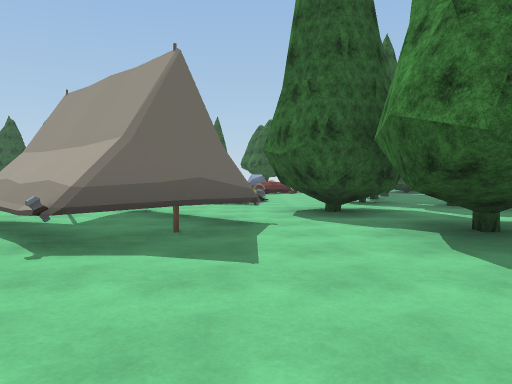
view 1 (above)

24 first-person views from a walk through a 3-D level made in the Unity game engine. The camera is 1.3 m above the floor, tilts 2° down and sees 70° across. The floor is counted in squares, 2 m on a side. Each view is taken from the middle of a square. On the plan, view 1 faces up. The plan holds only what a view shows up to about 11 squares ahead; the rest is blank. The place goes on beyond the plan. The player character is not drawn. Some surface patterns are stand-ins.

view 2
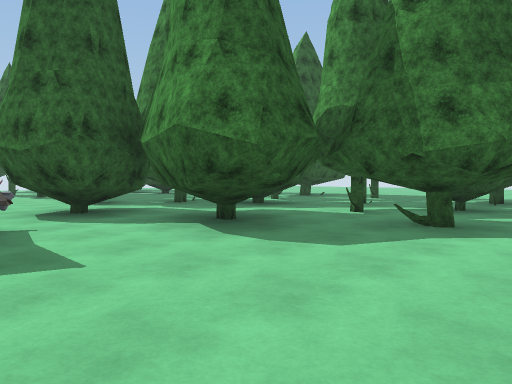

view 3
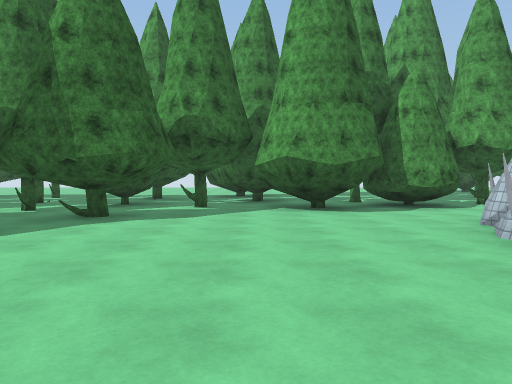

view 4
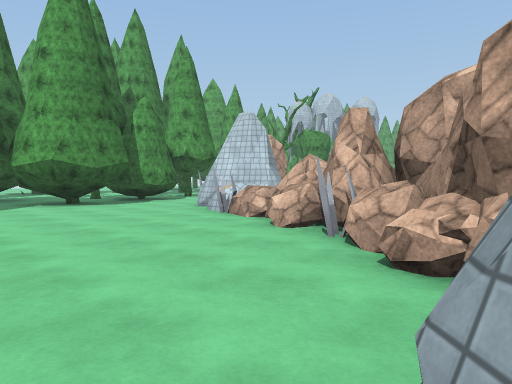

view 5
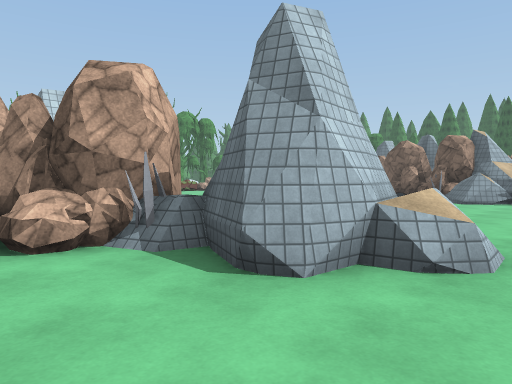

view 6
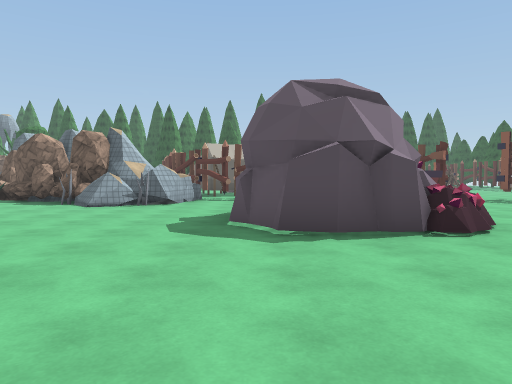

view 7
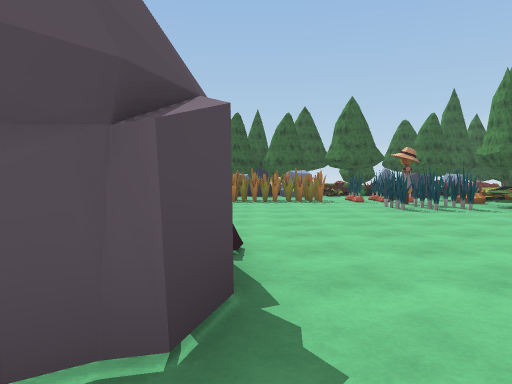

view 8
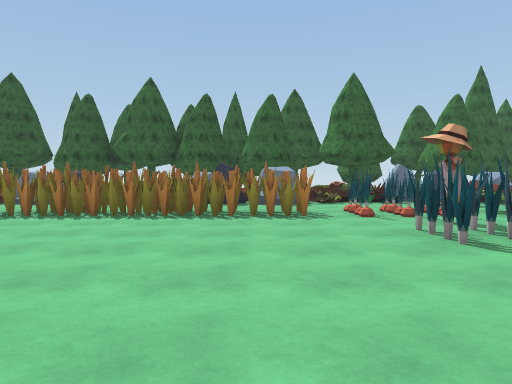

view 9
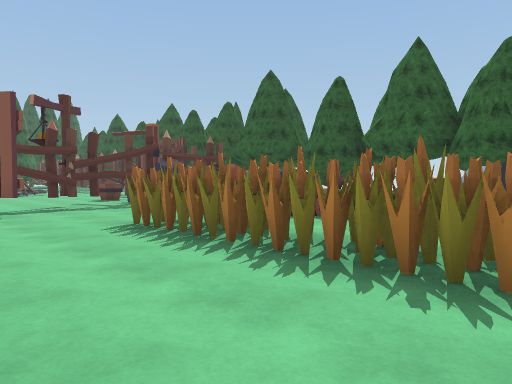

view 10
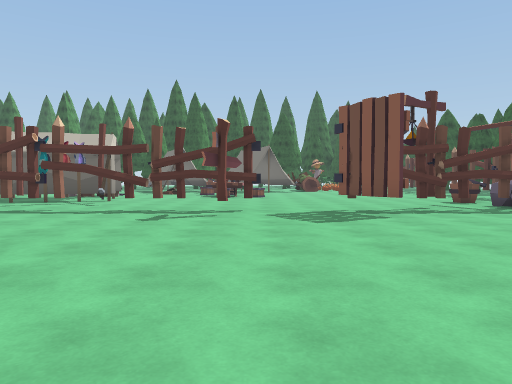

view 11
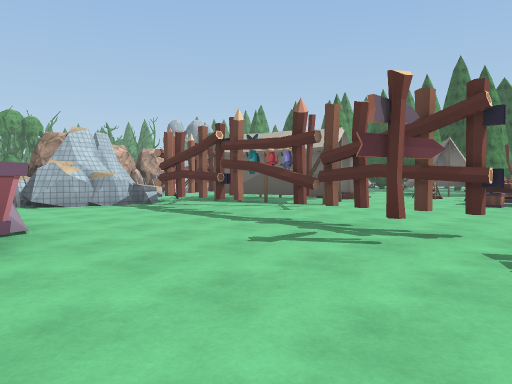

view 12
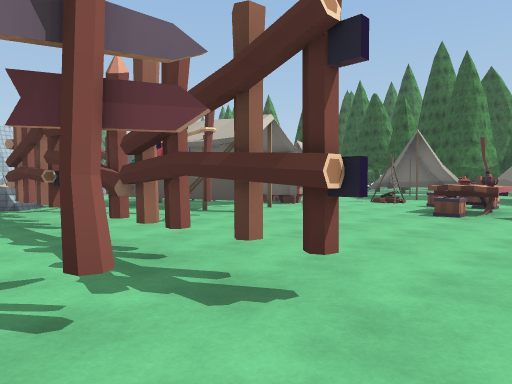

view 13
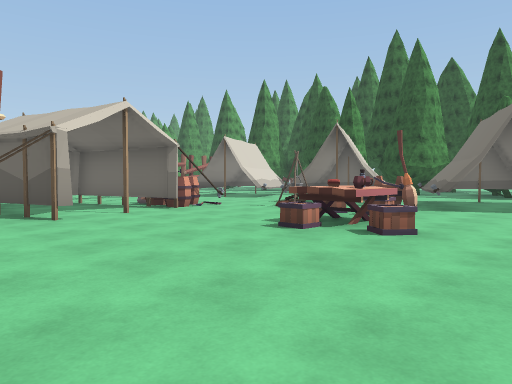

view 14
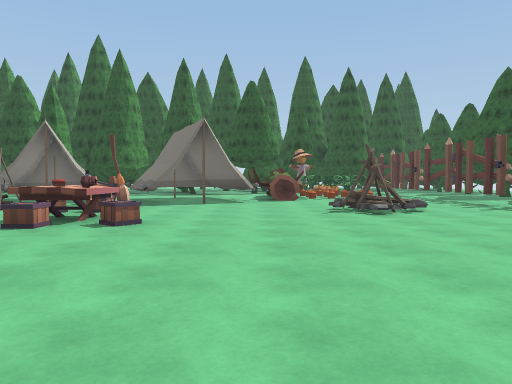

view 15
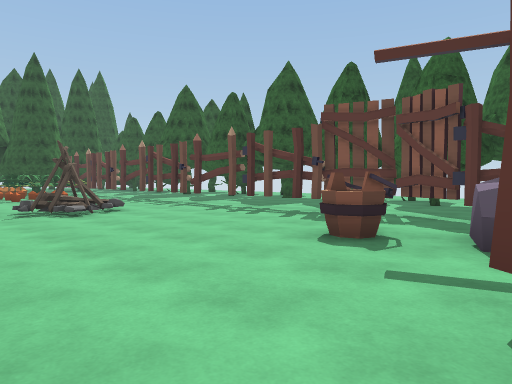

view 16
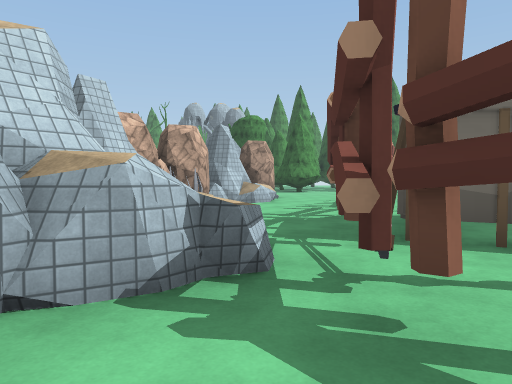

view 17
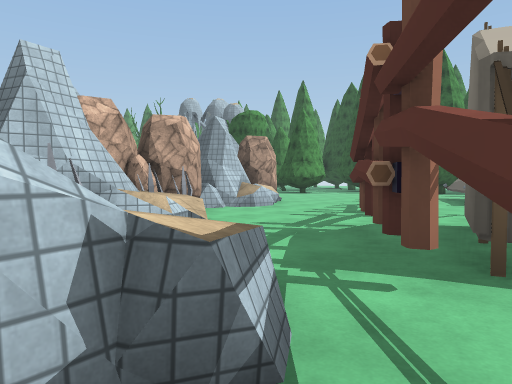

view 18
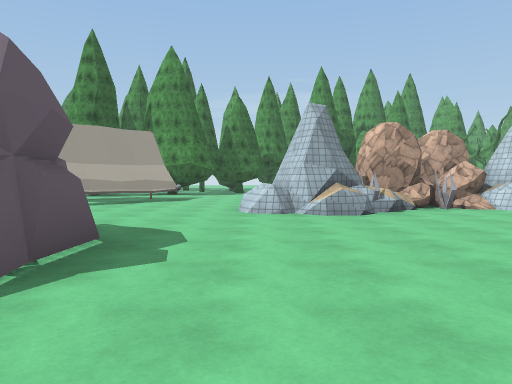

view 19
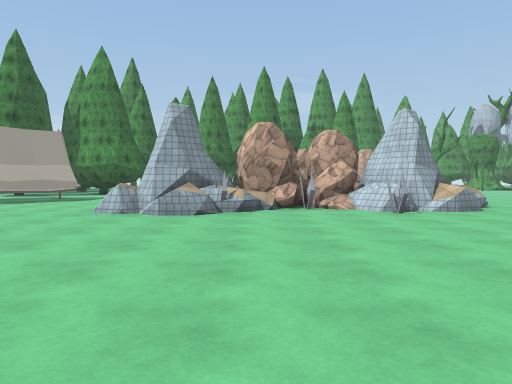

view 20
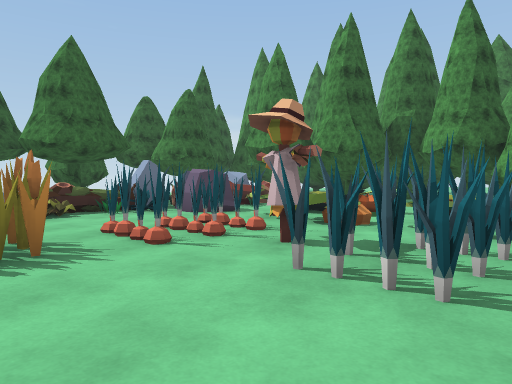

view 21
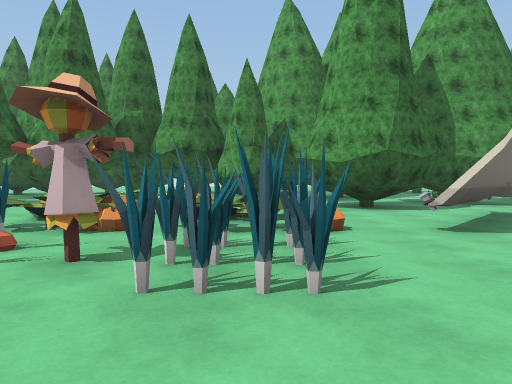

view 22
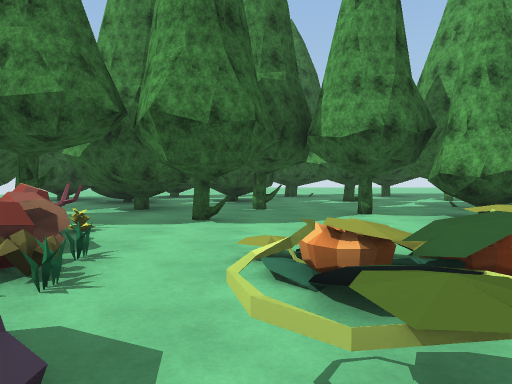

view 23
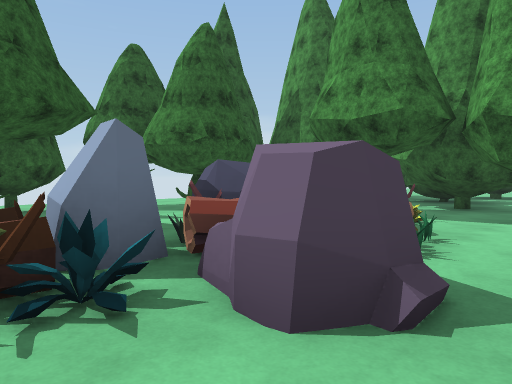

view 24
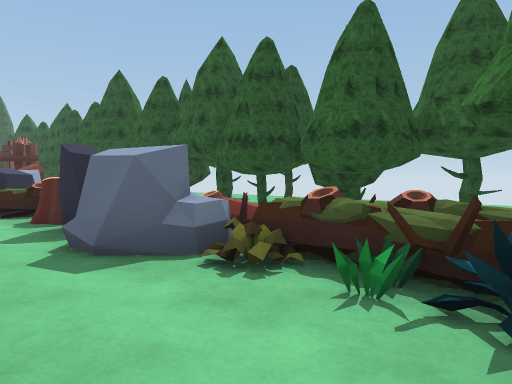

### Floor plan
Key: @ floor where view 1 was taken; # wall or solid block; x gap in a wall; . main floor; : floor 0.5 m higher than the main floor; + floor 0.75 m higher than the main floor; / step, stairs or slope; = window, fence, low wall or low ledge; ^ raised ledge; T pine tree; R rock; S signpost; C scarecrow; U stump; B bucket; E streetlight; H thing the floor can be seen under or through; A table; M campfire; L barrel; O other object.
Columns run from 27 left of view 1 to 11 right of it. Each row starts with its distance up from view 1.
 21       OO          #T#      .x   TT
 20      T .T.        T T     ..T   T.TT
 19     .. ...                .      ..T
 18 .. ....###              O..    ...#T
 17 ####xxx#.##    O O    OORRRROT.#TT
 16 ..........OOO RROUUR ROO.  ROO.TTT
 15   .......BOOO ..R........ROO..T...TT
 14    MM......x. ...........O./....T.TT
 13 ...M.......E...OOOOOOO##.O//........
 12 O..........##.........##.:/O...T...#
 11 ##..........#.........OC.O/ ..T...TT
 10 ##....................OO.O+O..TT##..
  9 ......O....H.............:.....#TT..
  8 ###.AOA....HS............=..TT.#TT.O
  7 #B..O......x............###.TTT T#T
  6 ##.........#...OO O....^# #.TT  .TT..
  5  x.M....HH=#...#  O....#####.TT ...T.
  4  #....#xH .#...#  #.....^##..TT xT....
  3    .LL#.HH##....###..........#T#..TT.TT
  2       #..HH#...................TT.TT#TT
  1       #HHHH^^#.......=^........##....
  0        HHH. ###......###...@......T.T
 -1 ##=    ....####......^##.........#TTT
 -2      ..../=^RR........RRR#......TT TT
 -3    ....../###.........#RRRR.....TT ..
 -4    ......RR R.  ....../R  RRR^....#T.
 -5     .^##R         ...###RR RR###.T T.

Where each view was taken, in squares from view 1:
view 1: 0 up, 0 right, facing up
view 2: 0 up, 1 left, facing up-right
view 3: 1 down, 2 left, facing right
view 4: 1 up, 4 left, facing down-right
view 5: 2 up, 2 left, facing down-left
view 6: 3 up, 4 left, facing left
view 7: 2 up, 8 left, facing up
view 8: 6 up, 7 left, facing up
view 9: 10 up, 7 left, facing up-left
view 10: 9 up, 8 left, facing left
view 11: 10 up, 11 left, facing down-left
view 12: 10 up, 14 left, facing down-left
view 13: 11 up, 17 left, facing down-left
view 14: 11 up, 16 left, facing left
view 15: 11 up, 16 left, facing up-left
view 16: 3 up, 14 left, facing down-left
view 17: 2 up, 15 left, facing down-left
view 18: 1 up, 13 left, facing right
view 19: 2 down, 13 left, facing right
view 20: 9 up, 7 left, facing up-right
view 21: 10 up, 7 left, facing right
view 22: 14 up, 3 left, facing right
view 23: 14 up, 4 left, facing up-right
view 24: 14 up, 3 left, facing up-left
